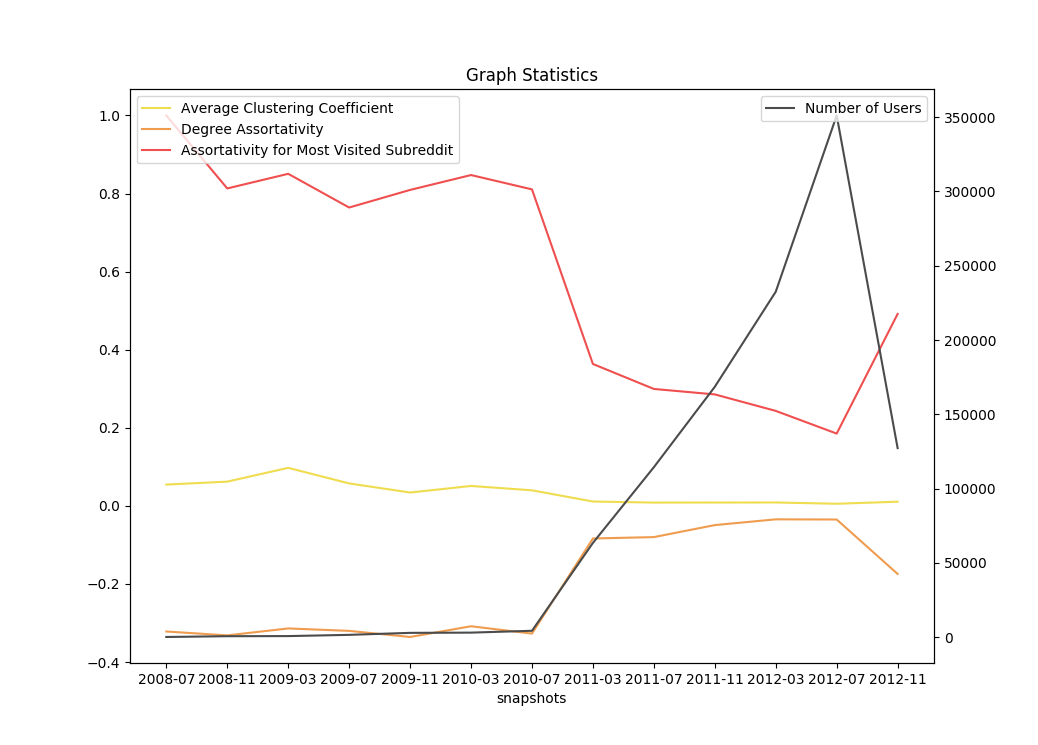

The script that drew this image:
import pickle
import treeNode
import os
import processor as processor
import networkx as nx
import matplotlib.pyplot as plt
import json
import constants
import rtf_broker
import numpy
import sankey
from collections import Counter

files = ['2008-07', '2008-11', '2009-03', '2009-07', '2009-11', '2010-03',
         '2010-07', '2011-03', '2011-07', '2011-11', '2012-03', '2012-07',
         '2012-11']


def Most_Common(lst):
    data = Counter(lst)
    return data.most_common(1)[0][0]


def toXGraph(filename):
    G = nx.Graph()
    with open('./output/' + filename + '.partition', 'rb') as f:
        tmp_list = pickle.load(f)
        tmp_list = processor.aggregate_edges(tmp_list)
        for i in range(0, len(tmp_list)):
            Master = tmp_list[i].getMaster()['id']
            Slave = tmp_list[i].getSlave()['id']
            CatM = tmp_list[i].getMaster()['categories']
            CatS = tmp_list[i].getSlave()['categories']
            G.add_weighted_edges_from([(Master, Slave, tmp_list[i].getWeight())])
            G.node[Master]['category'] = Most_Common(CatM)
            G.node[Slave]['category'] = Most_Common(CatS)
    return G

def get_data(files):
    if os.path.isfile('./Stats/grah_stats'):
        with open('./Stats/grah_stats', 'rb') as f:
            lst = pickle.load(f)
        return lst[0], lst[1], lst[2], lst[3]
    cluster_lst = []
    deg_assort_lst = []
    cat_assort_lst = []
    num_usr_lst = []
    for file in files:
        if not os.path.isfile('./Stats/' + file + '.graph'):
            G = toXGraph(file)
            with open('./Stats/' + file + '.graph', 'wb') as f:
                pickle.dump(G, f)
    for file in files:
        G = nx.Graph()
        with open('./Stats/' + file + '.graph', 'rb') as f:
            G = pickle.load(f)
        print(file + ' in progress...', flush=True)
        print(' ...calculating Clustering Coefficient...', flush=True)
        avg_clustering = nx.average_clustering(G, weight='weight')
        print(' ...calculating Degree Assortativity...', flush=True)
        deg_assortativity = nx.degree_assortativity_coefficient(G, weight='weight')
        print(' ...calculating Assortativity for Top Category...', flush=True)
        cat_assortativity = nx.attribute_assortativity_coefficient(G, 'category')
        print(' ...calculating Number of Unique Users...', flush=True)
        tmp_users = []
        for node in G.nodes():
            tmp_users.append(node)
        num_usr_lst.append(len(set(tmp_users)))
        cluster_lst.append(avg_clustering)
        deg_assort_lst.append(deg_assortativity)
        cat_assort_lst.append(cat_assortativity)
        print(' ... done', flush=True)
    with open('./Stats/grah_stats', 'wb') as f:
        pickle.dump([cluster_lst, deg_assort_lst, cat_assort_lst, num_usr_lst], f)
    return cluster_lst, deg_assort_lst, cat_assort_lst, num_usr_lst

def plot_stats(files, cluster_lst, deg_assort_lst, cat_assort_lst, num_usr_lst):
    fig, ax1 = plt.subplots()
    ax2 = ax1.twinx()
    ax1.plot(files, cluster_lst, color='#efdc4f', label='Average Clustering Coefficient')
    ax1.plot(files, deg_assort_lst, color='#ef9c4f', label='Degree Assortativity')
    ax1.plot(files, cat_assort_lst, color='#ef4f4f', label='Assortativity for Most Visited Subreddit')
    ax1.set_xlabel('snapshots')
    ax1.legend(loc='upper left', bbox_to_anchor=(0, 1), ncol=1)
    ax2.plot(files, num_usr_lst, color='#4a4b4c', label='Number of Users')
    ax2.legend(loc='upper right', bbox_to_anchor=(1, 1), ncol=1)
    plt.title('Graph Statistics')
    plt.show()


def category_distribution_per_flow():
    snapshot_category_dict = json.load(open("Stats/snapshot_category_dict.json"))
    rfts = [
        "Stats/" + file for file in rtf_broker.rtf_files()
    ]
    distributions = []
    for i in range(len(constants.parts) - 1):
        snapshotA = constants.parts[i]
        snapshotB = constants.parts[i + 1]
        rtf_file = rfts[i]
        categoriesA = snapshot_category_dict[snapshotA]
        categoriesB = snapshot_category_dict[snapshotB]
        distribution = {}  # {1: [same, volume]}
        movements = rtf_broker.movements(rtf_file)
        for move in rtf_broker.movements(rtf_file):
            a = int(move[0])
            b = int(move[1])
            if a >= len(categoriesA) or b >= len(categoriesB):
                continue
            catA = categoriesA[a][0][0]
            if len(categoriesB[b]) == 0:
                print(rtf_file)
            catB = categoriesB[b][0][0]
            percentage = move[2]
            array = distribution.get(a, [0, 0])
            if catA == catB:
                array[0] += percentage
            array[1] += percentage
            distribution[a] = array
        data = []
        for cluster, array in distribution.items():
            same = array[0]
            volume = array[1]
            data.append(
                 float(same / volume) * 100
            )
        data = collect(data, 50)
        distributions.append(data)
    return numpy.arange(0, 100, 100 / 50), distributions


def collect(array, bands):
    total = len(array)
    data = numpy.zeros(
        bands,
        dtype=int
    )

    step = 100 / bands
    for number in array:
        index = int(number / step)
        if index == len(data):
            index -= 1
        data[index] += 1
    data = [
        d / total * 100 for d in data
    ]
    return data


if __name__ == '__main__':
    # cluster_lst, deg_assort_lst, cat_assort_lst, num_usr_lst = get_data(files)
    # plot_stats(files, cluster_lst, deg_assort_lst, cat_assort_lst, num_usr_lst)
    rfts = [
        "Stats/" + file for file in rtf_broker.rtf_files()
    ]
    # print(rfts[10])
    x, ys = category_distribution_per_flow()
    for i in range(len(ys)):
        filename = rfts[i].rsplit('.', 1)[0] + '_distribution.html'
        timeA = constants.parts[i].rsplit('.', 1)[0]
        timeB = constants.parts[i + 1].rsplit('.', 1)[0]
        title = timeA + " to " + timeB + " interest continuity"
        sankey.bar(x, ys[i], filename, title)
